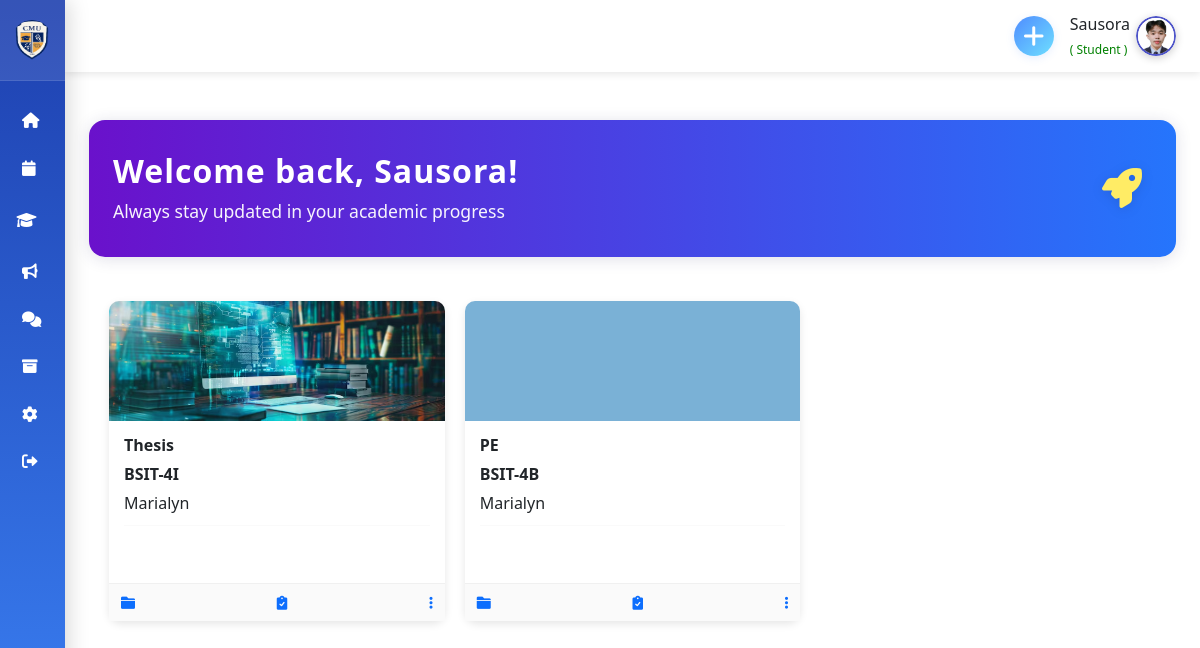
The app's page /students/dashboard/ (signed in) with its own data.
### accounts/models.py (models this page shows, shortened)
class User(AbstractUser):
    ROLE_CHOICES = [
        ('student', 'Student'),
        ('teacher', 'Teacher'),
        ('parent', 'Parent'),
        ('admin', 'Admin'),
        ("school_admin", "School Admin"),
    ]
    role = models.CharField(
        max_length=20,
        choices=ROLE_CHOICES,
        blank=True,   # ✅ allow empty
        null=True     # ✅ allow NULL in DB
    )

class Profile(models.Model):
    user = models.OneToOneField(settings.AUTH_USER_MODEL, on_delete=models.CASCADE)
    avatar = models.ImageField(upload_to='avatars/', blank=True, null=True)  # Local uploads
    avatar_url = models.URLField(blank=True, null=True)  # For Google or external URLs
    @property
    def display_avatar(self):
        if self.avatar:
            return self.avatar.url
        elif self.avatar_url:
            return self.avatar_url
        return None

### teachers/models.py (models this page shows, shortened)
class Class(models.Model):
    class_name = models.CharField(max_length=100)
    subject_name = models.CharField(max_length=100)
    section = models.CharField(max_length=50)
    time = models.TimeField(null=True, blank=True)
    teacher = models.ForeignKey(
        settings.AUTH_USER_MODEL,
        on_delete=models.CASCADE,
        related_name="created_classes"
    )
    code = models.CharField(max_length=10, unique=True, default=generate_class_code)
    students = models.ManyToManyField(
        settings.AUTH_USER_MODEL,
        related_name="enrolled_classes",
        blank=True
    )
    is_archived = models.BooleanField(default=False)  # ✅ new field
    banner = models.ImageField(upload_to="class_banners/", blank=True, null=True)
    banner_color = models.CharField(max_length=7, default="#ffffff", help_text="HTML color code like #3498db")
    drive_folder_link = models.URLField(blank=True, null=True)

### students/views.py (the view)
# urls.py: path("dashboard/", views.dashboard, name="dashboard"),
@never_cache
@login_required
def dashboard(request, class_id=None):
    user = request.user
    enrolled_classes = request.user.enrolled_classes.filter(is_archived=False)  # 👈 Only active classes
    classes = enrolled_classes.order_by('class_name')
    if class_id:
        class_obj = get_object_or_404(Class, id=class_id, students=request.user)
        assignments = Assignment.objects.filter(class_obj=class_obj)
    else:
        assignments = Assignment.objects.filter(class_obj__students=request.user)
    work_list = []
    for assignment in assignments.select_related("class_obj"):
        submission = Submission.objects.filter(
            assignment=assignment, student=request.user
        ).first()
        work_list.append({
            "assignment": assignment,
            "submission": submission,
        })
    return render(request, "students/dashboard.html", {
        "classes": classes,
        "enrolled_classes": enrolled_classes,
        "class_id": class_id,
    })

### students/templates/students/dashboard.html (shortened to what this page needs)
{% load static %}
<!DOCTYPE html>
<html lang="en">
<head>
    <link rel="stylesheet" href="{% static 'teachers/dashboard.css' %}">
    <link rel="stylesheet" href="https://cdnjs.cloudflare.com/ajax/libs/font-awesome/6.4.0/css/all.min.css">
    <link href="https://cdn.jsdelivr.net/npm/bootstrap@5.1.3/dist/css/bootstrap.min.css" rel="stylesheet">
    <link href="https://cdnjs.cloudflare.com/ajax/libs/font-awesome/6.0.0/css/all.min.css" rel="stylesheet">
</head>
<body>
<div class="sidebar-hover-area" id="sidebarHoverArea"></div>
<div class="sidebar closed" id="sidebar">
    <div class="logo">
        <img src="{% static 'images/cmu.jpg' %}" alt="CMU Logo">
    </div>
    <nav class="nav-menu">
        <a href="" class="nav-item"><i class="fas fa-home"></i><span class="nav-label">Home</span></a>
        <a href="{% url 'students:calendar' %}" class="nav-item"><i class="fas fa-calendar"></i><span class="nav-label">Event Calendar</span></a>
        <div class="dropdown-container">
            <div class="teaching-header" id="teachingHeader">
                <div class="teaching-content">
                    <i class="fas fa-graduation-cap"></i>
                </div>
            </div>
        </div>
        <a href="{% url 'students:student_announcements' %}" class="nav-item"><i class="fas fa-bullhorn"></i><span class="nav-label">Announcement</span></a>
        <a href="{% url 'students:messages_inbox' %}" class="nav-item"><i class="fas fa-comments"></i><span class="nav-label">Messages</span></a>
        <a href="{% url 'students:archived_classes' %}" class="nav-item"><i class="fas fa-archive"></i><span class="nav-label">Archived Classes</span></a>
         <a href="{% url 'accounts:settings' %}" class="nav-item"><i class="fas fa-cog"></i><span class="nav-label">Settings</span></a>
        <a href="{% url 'account_logout' %}" class="nav-item"><i class="fas fa-sign-out-alt"></i><span class="nav-label">Logout</span></a>
      </nav>
</div>
<div class="main-content">
    <header class="header">
        <div class="header-right">
            <button
                  class="add-icon-btn"
                         title="Join Class"
                 aria-label="Join Class"
                        onclick="openModal()">
                               <i class="fas fa-plus"></i>
        </button>
          <div class="user-profile">
                    <span>{{ user.first_name }} <br>
                     <span style="font-size: 12px; color: green;">( Student )</span>
                    </span>
                    <div class="user-profile" id="userProfileDropdown">
                        <div class="user-avatar" id="userAvatarBtn">
                           {% if user.profile.display_avatar %}
  <img src="{{ user.profile.display_avatar }}"
       alt="User Avatar"
       class="rounded-circle"
       style="width:40px; height:40px; object-fit:cover;">
{% else %}
  <div class="rounded-circle bg-primary text-white d-flex justify-content-center align-items-center"
       style="width:40px; height:40px; font-weight:bold; font-size:18px;">
    {{ user.first_name|default:user.username|first|upper }}
  </div>
{% endif %}
                        </div>
                    </div>
                </div>
        </div>
      </header>
    <div class="content-area">
      <div class="welcome-banner">
        <div class="welcome-content">
            <h2>Welcome back, {{ user.first_name }}!</h2>
            <p>Always stay updated in your academic progress</p>
        </div>
        <div class="banner-icon">
            <i class="fas fa-rocket fa-2x"></i>
        </div>
    </div>
        <div class="grid-container" id="class-grid">
         {% for class in classes %}
        <div class="class-card" >
           <div class="class-banner"
     style="
        {% if class.banner %}
            background: url('{{ class.banner.url }}') center/cover no-repeat;
        {% else %}
            background-color: {{ class.banner_color }};
        {% endif %}
        height: 120px;
        border-radius: 10px 10px 0 0;
     ">
</div>
            <div class="class-content" onclick="location.href='{% url 'students:class_detail' class.id %}'">
                <div class="class-title">{{ class.subject_name }}</div>
                <div class="class-title">{{ class.class_name }}-{{ class.section|default:'—' }}</div>
                <div class="class-teacher">{{ class.teacher.get_full_name|default:class.teacher.username }}</div>
                <hr class="class-divider" />
            </div>
                <div class="class-footer">
               <a href="{{ class.drive_folder_link|default:'#' }}" target="_blank" title="Google Drive">
  <i class="fa-solid fa-folder"></i>
</a>
                <a href="{% url 'students:student_grades' class.id %}"><i class="fa-solid fa-clipboard-check" title="Marks"></i></a>
                    <div class="dropdown">
                        <a href="javascript:void(0)" class="toggle-options">
                            <i class="fa-solid fa-ellipsis-vertical" title="More Options"></i>
                        </a>
                    </div>
                </div>
        </div>
    {% empty %}
        <p id="no-classes-msg">No classes yet. Join one!</p>
    {% endfor %}
</div>
    </div>
</div>
</body>
</html>

### static/teachers/dashboard.css (style rules this page uses)
* { margin: 0; padding: 0; box-sizing: border-box; }
body { font-family: 'Segoe UI', Arial, sans-serif; background: #f5f7fa; display: flex; height: 100vh; overflow-x: hidden; }
.sidebar { width: 350px; background: linear-gradient(180deg, #1e40af 0%, #3b82f6 100%); box-shadow: 4px 0 20px rgba(0,0,0,0.15); display: flex; flex-direction: column; transition: transform 0.3s ease; z-index: 1000; }
.logo { display: flex; align-items: center; padding: 20px; border-bottom: 1px solid rgba(255,255,255,0.1); background: rgba(255,255,255,0.1); }
.logo img { width: 40px; height: 40px; margin-right: 12px; border-radius: 50%; }
.nav-menu { flex: 1; padding: 16px 0; }
.nav-item { display: flex; align-items: center; padding: 16px 24px; color: rgba(255,255,255,0.85); text-decoration: none; transition: all 0.3s ease; font-size: 0.95rem; font-weight: 500; }
.nav-item i { margin-right: 20px; color:white; }
.main-content { flex: 1; display: flex; flex-direction: column; }
.header { background: #fff; padding: 12px 24px; box-shadow: 0 2px 8px rgba(0,0,0,0.1); display: flex; justify-content: space-between; align-items: center; }
.header-right { display: flex; align-items: center; gap: 16px; }
.user-profile { display: flex; align-items: center; gap: 10px; }
.user-avatar { width: 40px; height: 40px; border-radius: 50%; overflow: hidden; box-shadow: 0 2px 8px rgba(0,0,0,0.2); }
.user-avatar img { width: 100%; height: 100%; object-fit: cover; }
.content-area { flex: 1; padding: 24px; overflow-y: auto; }
.welcome-banner { background: linear-gradient(135deg, #8b5cf6, #7c3aed); color: white; padding: 24px; border-radius: 14px; margin-bottom: 24px; display: flex; justify-content: space-between; align-items: center; }
.welcome-content h2 { font-size: 1.6rem; margin-bottom: 6px; }

### records on screen
User: first_name "Sausora", profile.display_avatar (picture)
Class: banner (picture), subject_name "Thesis", class_name "BSIT", section "4I", teacher.get_full_name "Marialyn"
Class: subject_name "PE", class_name "BSIT", section "4B", teacher.get_full_name "Marialyn"
